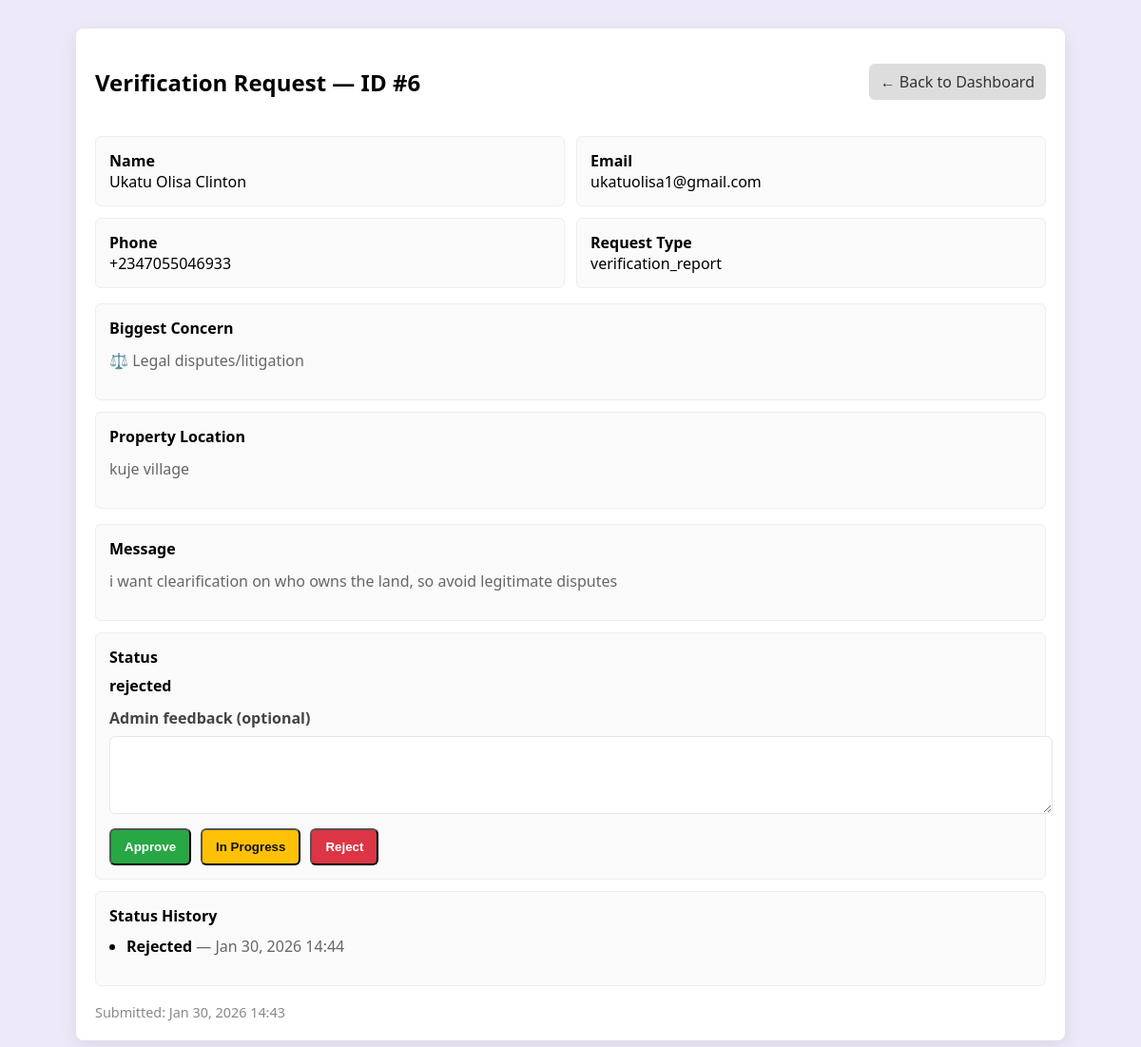
The page /admin-verification.php?id=6 (signed in) on the database its author committed.
### tables this page shows
CREATE TABLE `verifications` (
  `id` int(11) NOT NULL,
  `user_id` int(11) DEFAULT NULL,
  `name` varchar(150) NOT NULL,
  `email` varchar(150) NOT NULL,
  `phone` varchar(50) DEFAULT NULL,
  `request_type` varchar(100) DEFAULT NULL,
  `concern` text DEFAULT NULL,
  `property_location` varchar(255) DEFAULT NULL,
  `property_link` varchar(255) DEFAULT NULL,
  `message` text DEFAULT NULL,
  `status` varchar(50) DEFAULT 'pending',
  `admin_feedback` text DEFAULT NULL,
  `created_at` timestamp NOT NULL DEFAULT current_timestamp(),
  `updated_at` timestamp NOT NULL DEFAULT current_timestamp() ON UPDATE current_timestamp()
);

CREATE TABLE `verification_status_history` (
  `id` int(11) NOT NULL,
  `verification_id` int(11) NOT NULL,
  `status` varchar(50) NOT NULL,
  `admin_feedback` text DEFAULT NULL,
  `changed_at` timestamp NOT NULL DEFAULT current_timestamp()
);

### admin-verification.php (the view, shortened to what this page needs)
<?php
$id = (int) $_GET['id'];
$db = new \Database();
$conn = $db->getConnection();
try {
    $conn->exec("CREATE TABLE IF NOT EXISTS verification_status_history (
        id INT AUTO_INCREMENT PRIMARY KEY,
        verification_id INT NOT NULL,
        status VARCHAR(50) NOT NULL,
        admin_feedback TEXT NULL,
        changed_at TIMESTAMP DEFAULT CURRENT_TIMESTAMP,
        INDEX (verification_id)
    ) ENGINE=InnoDB DEFAULT CHARSET=utf8mb4;");
} catch (Exception $e) {
}
$q = $conn->prepare("SELECT * FROM verifications WHERE id = :id LIMIT 1");
$q->bindParam(':id', $id);
$q->execute();
$ver = $q->fetch(PDO::FETCH_ASSOC);
$history = [];
try {
    $h = $conn->prepare("SELECT status, admin_feedback, changed_at FROM verification_status_history WHERE verification_id = :id ORDER BY changed_at DESC");
    $h->bindParam(':id', $id);
    $h->execute();
    $history = $h->fetchAll(PDO::FETCH_ASSOC);
} catch (Exception $e) {
    $history = [];
}
?>
<!DOCTYPE html>
<html lang="en">
<head>
</head>
<body>
    <div class="container">
        <div class="header">
            <h2>Verification Request — ID #<?php echo $id; ?></h2>
            <div>
                <a href="admin-dashboard.php" class="back">← Back to Dashboard</a>
            </div>
        </div>
        <div class="meta">
            <div class="card">
                <strong>Name</strong>
                <div><?php echo htmlspecialchars($ver['name']); ?></div>
            </div>
            <div class="card">
                <strong>Email</strong>
                <div><?php echo htmlspecialchars($ver['email']); ?></div>
            </div>
            <div class="card">
                <strong>Phone</strong>
                <div><?php echo htmlspecialchars($ver['phone']); ?></div>
            </div>
            <div class="card">
                <strong>Request Type</strong>
                <div><?php echo htmlspecialchars($ver['request_type']); ?></div>
            </div>
        </div>
        <?php if (!empty($ver['concern'])): ?>
            <div style="margin-top:16px;" class="card">
                <strong>Biggest Concern</strong>
                <p class="note"><?php echo nl2br(htmlspecialchars($ver['concern'])); ?></p>
            </div>
        <?php endif; ?>
        <?php if (!empty($ver['property_location'] ?? '')): ?>
            <div style="margin-top:12px;" class="card">
                <strong>Property Location</strong>
                <p class="note"><?php echo nl2br(htmlspecialchars($ver['property_location'] ?? '')); ?></p>
            </div>
        <?php endif; ?>
        <div style="margin-top:16px;" class="card">
            <strong>Message</strong>
            <p class="note"><?php echo nl2br(htmlspecialchars($ver['message'])); ?></p>
        </div>
        <div style="margin-top:12px;" class="card">
            <strong>Status</strong>
            <div style="margin-top:8px;font-weight:700;"><?php echo htmlspecialchars($ver['status']); ?></div>
            <form method="POST" style="margin-top:12px;">
                <label for="feedback" style="display:block;margin-bottom:8px;font-weight:600;color:#444">Admin feedback (optional)</label>
                <textarea id="feedback" name="feedback" rows="4" style="width:100%;padding:10px;border-radius:6px;border:1px solid #e6e6e6;"></textarea>
                <div class="actions" style="margin-top:10px">
                    <button type="submit" name="action" value="approve" class="btn btn-approve">Approve</button>
                    <button type="submit" name="action" value="in_progress" class="btn btn-wip">In Progress</button>
                    <button type="submit" name="action" value="reject" class="btn btn-reject">Reject</button>
                </div>
            </form>
        </div>
        <div style="margin-top:12px;" class="card">
            <strong>Status History</strong>
            <?php if (!empty($history)): ?>
                <ul style="margin-top:10px;padding-left:18px;">
                    <?php foreach ($history as $h): ?>
                        <li style="margin-bottom:8px;">
                            <strong><?php echo htmlspecialchars(ucwords(str_replace('_', ' ', $h['status']))); ?></strong>
                            <span style="color:#666;">— <?php echo date('M d, Y H:i', strtotime($h['changed_at'])); ?></span>
                        </li>
                    <?php endforeach; ?>
                </ul>
            <?php else: ?>
                <p class="note" style="margin-top:8px;">No history yet.</p>
            <?php endif; ?>
        </div>
        <div style="margin-top:18px;color:#888;font-size:0.9rem;">Submitted: <?php echo date('M d, Y H:i', strtotime($ver['created_at'])); ?></div>
    </div>
</body>
</html>

### admin-verification.php (style rules this page uses)
body { font-family: 'Segoe UI', Tahoma, Geneva, Verdana, sans-serif; background: #EEE9F8; margin: 0; }
.container { max-width: 1000px; margin: 30px auto; background: #fff; padding: 20px; border-radius: 8px; box-shadow: 0 6px 20px rgba(0, 0, 0, 0.08); }
.header { display: flex; justify-content: space-between; align-items: center; margin-bottom: 20px; }
.meta { display: grid; grid-template-columns: 1fr 1fr; gap: 12px; }
.card { padding: 14px; border-radius: 6px; background: #fafafa; border: 1px solid #eee; }
.actions { display: flex; gap: 10px; margin-top: 15px; }
.btn { padding: 10px 14px; border-radius: 6px; text-decoration: none; color: #fff; font-weight: 600; }
.btn-approve { background: #28a745; }
.btn-reject { background: #dc3545; }
.btn-wip { background: #ffc107; color: #111; }
.back { display: inline-block; margin-left: 8px; padding: 8px 12px; background: #ddd; color: #333; border-radius: 6px; text-decoration: none; }
.note { margin-top: 12px; color: #666; }

### rows shown on the page
verifications: name "Ukatu Olisa Clinton", email "ukatuolisa1@gmail.com", phone "+2347055046933", request_type "verification_report", concern "⚖️ Legal disputes/litigation", property_location "kuje village", message "i want clearification on who owns the land, so avoid legitimate disputes", status "rejected", created_at "Jan 30, 2026 14:43"
verification_status_history: status "Rejected", changed_at "Jan 30, 2026 14:44"

### other values the page prints
$id "6"
